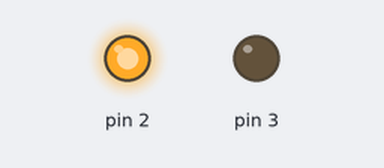
Recording of a sketch running on a simulated Arduino Uno, built with avr-gcc and run on an emulated ATmega328P. Shown: output pins drawn as LEDs (lit = HIGH).

Above: at 0.7 s.
At 5.2 s:
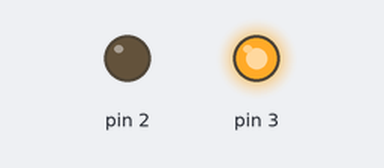
Timing chart, 0 to 6.9 s (numbered marks = the images above):
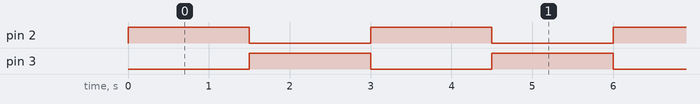

Measured:
- by itself, pin 2, pin 3: alternates HIGH for 1.5 s and LOW for 1.5 s

The sketch:

DriverDeMotorL293D.ino
```cpp
// C++ code
//
void setup()
{
  pinMode(2, OUTPUT);
  pinMode(3, OUTPUT);
}

void loop()
{
analogWrite(2,255);
  analogWrite(3,0);
  delay(1500);
  	analogWrite(3,255);
  analogWrite(2,0);
  delay(1500);
}
```
